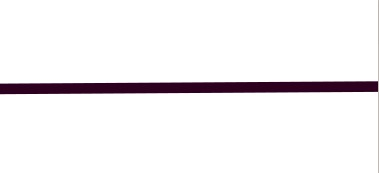
#> input picture line.jpg, 379 x 173 px, found by its file name; its folder holds only this picture in this run
$ python iame.py   (Python 2 division)
#> lines starting #> are read from the running program, lines starting #| are printed output that depends on the picture
from PIL import Image
import glob, os
dirs='/home/joy/Desktop/test/tfc/nthprime3/'
print dirs
os.chdir("/home/joy/Desktop/test/tfc/nthprime3/")
for files in glob.glob("*.JPG"):
    filename = dirs + files
    print files
    img = Image.open(filename, 'r')
#> img is the input picture: PIL image 379x173 RGB; mean R, G, B 241.9, 239.3, 241.1
    img_w, img_h = img.size
#> img_w = 379; img_h = 173
    background = Image.new('RGBA', (821, 381), (255, 255, 255, 255))
#> background: PIL image 821x381 RGBA; every value is 255
    bg_w, bg_h = background.size
#> bg_w = 821; bg_h = 381
    offset = ((bg_w - img_w) / 2, (bg_h - img_h) / 2)
#> offset = (221, 104)
    background.paste(img, offset)
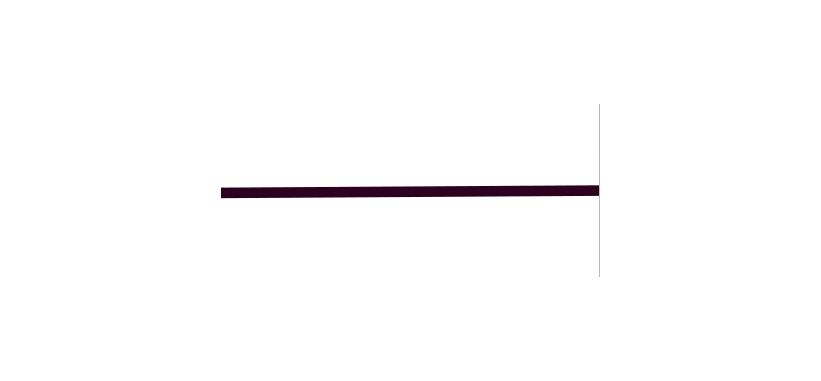
#> background: PIL image 821x381 RGBA; mean R, G, B, A 252.3, 251.7, 252.1, 255
    background.save(filename)
